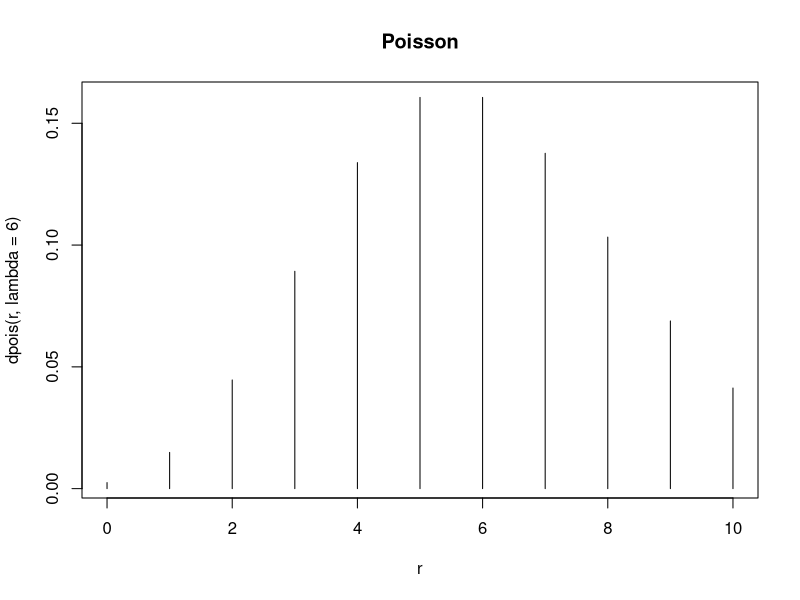
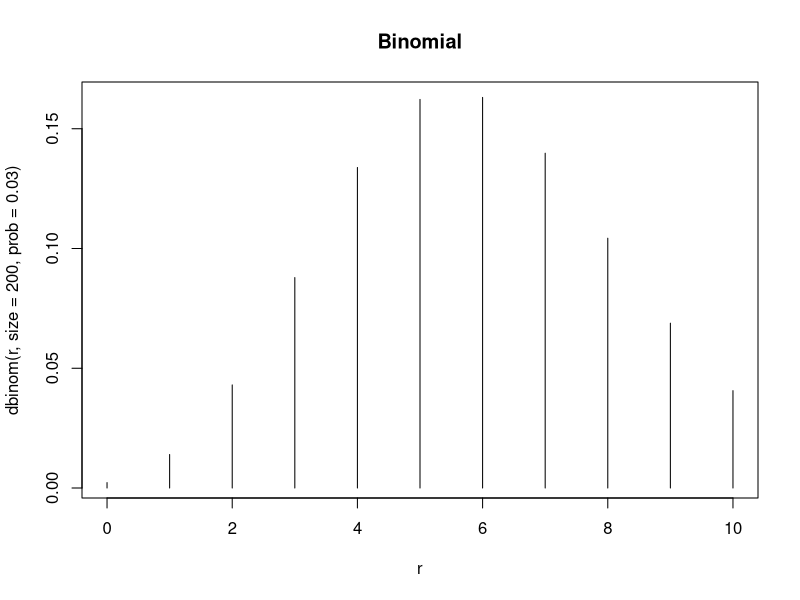

These charts were generated, in order, by the following R code:
## ---- chunk 1
knitr::opts_chunk$set(echo = TRUE)
## ---- chunk 2
x <- c(9,16,17,14,17,11,12,15,13,9)

x_bar <- mean(x)

# Wald CI
x_bar +c(-1,1) * qnorm(1-0.05/2) * sqrt(x_bar/10)
## ---- chunk 3

# Wald test statistic
w <- (x_bar-10) / sqrt(x_bar/10)
w

# p-value
1 - pnorm(w)
## ---- chunk 4

# p-value
1 - ppois(134, 100)
## ---- chunk 5

# range
r <- 0:10

# Poisson density function

plot(r, dpois(r, lambda = 6), type='h')
title(main = "Poisson")

# Binomial density function

plot(r, dbinom(r, size= 200, prob= 0.03), type='h')
title(main = "Binomial")
